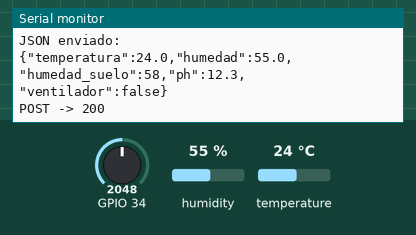
Simulated run of this sketch. Board: ESP32. On the bench: the last lines printed to the serial monitor. The test bench sets the inputs (shaded band); at power-on: humidity 55 %, GPIO 34 = 2048, temperature 24 °C. WiFi joins after 1.5 s; servers stay silent unless stated; uploads are accepted with an empty reply.

Above: at 2.7 s.
2.8 s: humidity set to 22 %
At 2.89 s:
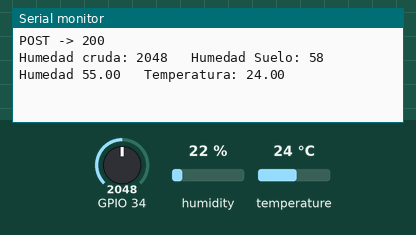
4.5 s: GPIO 34 set to 2866
At 6.0 s:
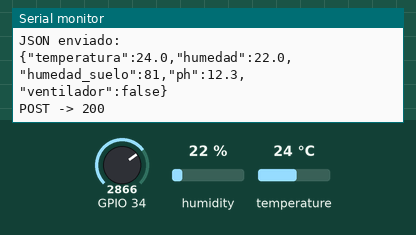
6.2 s: temperature set to 12 °C
At 7.4 s:
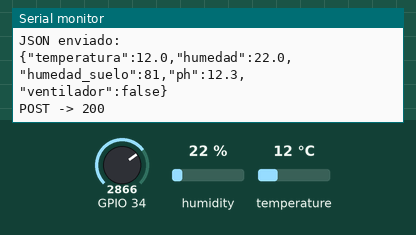
7.9 s: GPIO 34 set to 3603
At 9.4 s:
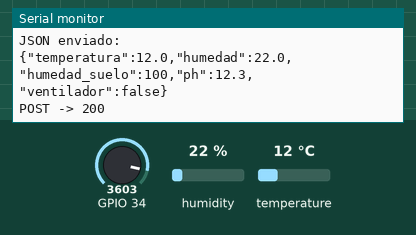
9.6 s: humidity set to 40 %
At 12.1 s:
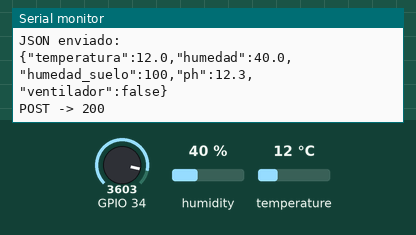
Timing chart, 0 to 12.3 s (numbered marks = the images above; inputs shaded):
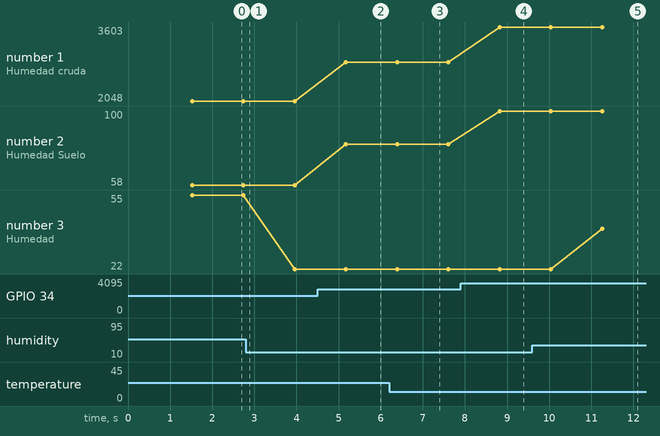

The sketch:

potenciometro_cool.ino
```cpp
#include <WiFi.h>
#include <WiFiClientSecure.h>
#include <HTTPClient.h>
#include <DHT.h>

#define DHTPIN 13
#define DHTTYPE DHT11

DHT dht(DHTPIN, DHTTYPE);

const char* ssid = "FAMILIA ALGARRA OSPINA";
const char* password = "Asebastian47*";
const char* backend_url = "https://proyecto-cultivo.onrender.com/api/datos";

WiFiClientSecure client;

void setup() {


  Serial.begin(115200);

  dht.begin();

  pinMode(34, INPUT);
  pinMode(13, INPUT);

  WiFi.begin(ssid, password);
  Serial.print("conectando a interneis...");
  while (WiFi.status() != WL_CONNECTED) {
    delay(500);
    Serial.print(".");
  }
  Serial.println("\nConectado! IP: " + WiFi.localIP().toString());

  client.setInsecure();
}

void loop() {
  int lectura_suelo = analogRead(34);
  int humedad_suelo = map(lectura_suelo, 0, 3500, 0, 100);
  humedad_suelo = constrain(humedad_suelo, 0, 100);

  float temperatura = dht.readTemperature();
  float humedad = dht.readHumidity();
  float ph = 12.3;


  //bool ventilador = humedad_suelo < 40;
  bool ventilador = false;

  if(isnan(temperatura) || isnan(humedad)){
    Serial.print("Error en la lectura");
    return;

    }

  Serial.print("Humedad cruda: ");
  Serial.print(lectura_suelo);
  Serial.print("   ");
  Serial.print("Humedad Suelo: ");
  Serial.print(humedad_suelo);
  Serial.print("   ");
  Serial.print("Humedad ");
  Serial.print(humedad);
  Serial.print("   ");
  Serial.print("Temperatura: ");
  Serial.println(temperatura);


  if (WiFi.status() == WL_CONNECTED) {
    HTTPClient http;
    http.begin(client, backend_url);
    http.addHeader("Content-Type", "application/json");

    String json = "{";

    json += "\"temperatura\":";
    json += String(temperatura, 1);

    json += ",\"humedad\":";
    json += String(humedad, 1);

    json += ",\"humedad_suelo\":";
    json += humedad_suelo;

    json += ",\"ph\":";
    json += String(ph, 1);

    json += ",\"ventilador\":";
    json += (ventilador ? "true" : "false");

    json += "}";

    int codigo = http.POST(json);
    Serial.println("JSON enviado:");
    Serial.println(json);
    Serial.println("POST -> " + String(codigo));
    http.end();
  } else {
    Serial.println("WiFi desconectado, reintentando...");
  }

  delay(1000);
}
```

Measured:
- after the input at 4.5 s, the serial monitor: prints a new line after 0.67 s (image 2)
- after the input at 6.2 s, the serial monitor: prints a new line after 0.20 s (image 3)
- after the input at 7.9 s, the serial monitor: prints a new line after 0.93 s (image 4)
- after the input at 9.6 s, the serial monitor: prints a new line after 1.7 s (image 5)
- plotted number 1: 2048 → 2866 after the input at 4.5 s, 2866 → 3603 after the input at 7.9 s
- plotted number 2: 58 → 81 after the input at 4.5 s, 81 → 100 after the input at 7.9 s
- plotted number 3: 55 → 22 after the input at 2.8 s, 22 → 40 after the input at 9.6 s
